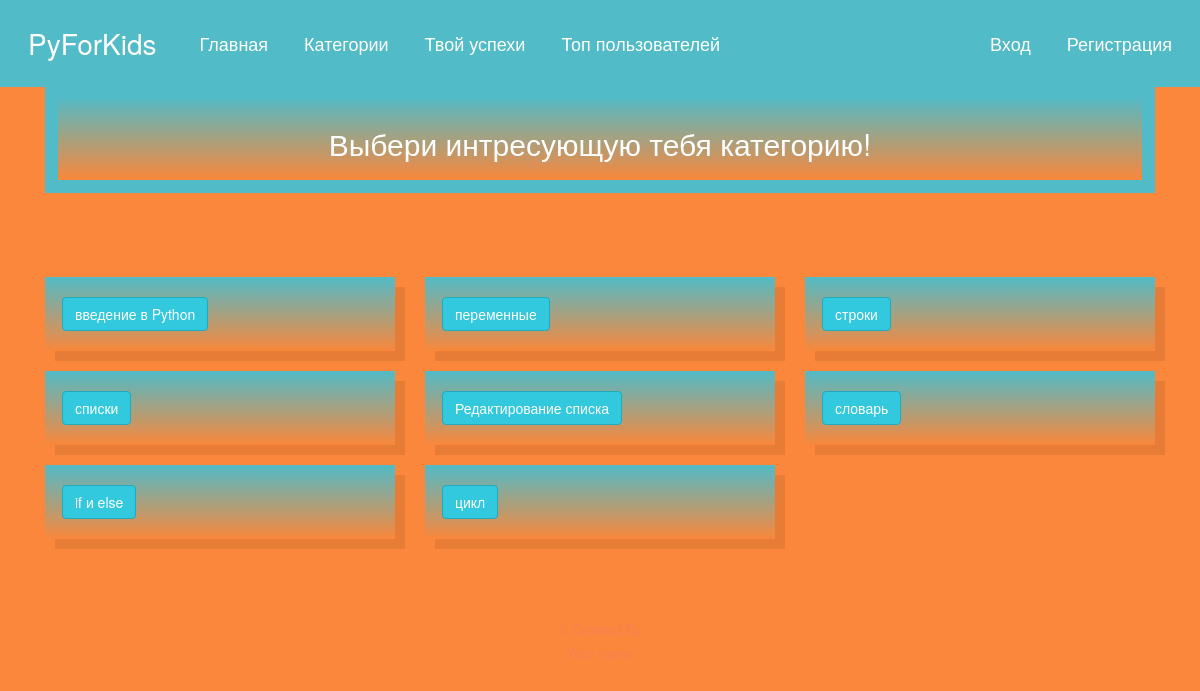
The page /category/ on the database its author committed.
### quiz/models.py (models this page shows, shortened)
@python_2_unicode_compatible
class Category(models.Model):
    category = models.CharField(
        verbose_name=_("Category"),
        max_length=250, blank=True,
        unique=True, null=True)
    objects = CategoryManager()
    class Meta:
        verbose_name = _("Category")
        verbose_name_plural = _("Categories")

### quiz/views.py (the view)
class CategoriesListView(ListView):
    model = Category

### quiz/templates/quiz/category_list.html (shortened to what this page needs)
{% extends 'base.html' %}
{% load i18n %}
{% block content %}
<div class="container ">
    <div class="row">
        <div class="col-md-12">
            <div class="col-sm-16 mid-text skel">
                 <h2>Выбери интресующую тебя категорию!</h2>
		    </div>
        </div>
    </div>
</div>
<div class="ui-297">
    <div class="container ">
        <div class="row">
             {% for cat in category_list %}
            <div class="col-md-4">
                <div class="bg-orange white box-shadow">
                    <h4 class="white">
                    <a href="{% url 'quiz_category_list_matching' category_name=cat.category %}" class="btn btn-lblue">
                  {{ cat.category }}
                    </a></h4>
                </div>
                <br />
            </div>
             {% endfor %}
        </div>
    </div>
</div>
{% endblock %}

### quiz/static/css/main_quizz.css (style rules this page uses)
body { color: black; font-size: 13px; line-height: 23px; background: #fa873b !important; font-family: 'Open Sans', sans-serif; -webkit-font-smoothing: antialiased; }
.container { margin-top: 7%; !important; }
html, body { height: 100%; }
.mid-text { font-size: 18px !important; text-align:center; color: white; }
.skel { border: 13px solid #51bbc7; padding: 10px; background: linear-gradient(0deg, #fa873b, #51bbc7) !important; }

### quiz/static/css/style-12.css (style rules this page uses)
body { color: #666666; font-size: 13px; line-height: 23px; background: #fff; font-family: 'Open Sans', sans-serif; -webkit-font-smoothing: antialiased; }
h1, h2, h3, h4 { color: #666; font-family: 'Open Sans', sans-serif; font-weight: 600; margin: 2px 0px; padding: 0px; }
h2 { font-size: 25px; line-height: 40px; }
h4 { font-size: 18px; line-height: 33px; }
a { text-decoration: none; color: #777; }
.bg-orange { background-color: #f78153 !important; }
.btn.btn-lblue { color: #ffffff; background: #32c8de; border: 1px solid #1faabe; }
body { background:#f4f8fd; }

### quiz/static/css/style-297.css (style rules this page uses)
body { color: #666666; font-size: 13px; line-height: 23px; background: #fff; font-family: 'Open Sans', sans-serif; -webkit-font-smoothing: antialiased; }
h1, h2, h3, h4, h5, h6 { color: #666; font-family: 'Open Sans', sans-serif; font-weight: 600; margin: 2px 0px; padding: 0px; }
h2 { font-size: 25px; line-height: 40px; }
h4 { font-size: 18px; line-height: 33px; }
a { text-decoration: none; color: #777; }
.white { color: #ffffff !important; }
.bg-orange { background: linear-gradient(0deg, #fa873b, #51bbc7) !important; }
.btn { border-radius: 2px; position: relative; }
.btn.btn-lblue { color: #ffffff; background: #32c8de; border: 1px solid #1faabe; }
.ui-297 { margin:50px 0px; }
.box-shadow { padding:10px 17px; box-shadow:10px 10px 0px 0px rgba(0,0,0,0.08); }

### quiz/static/css/style-56.css (style rules this page uses)
body { color: #666666; font-size: 13px; line-height: 23px; background: #fff; font-family: 'Open Sans', sans-serif; -webkit-font-smoothing: antialiased; }
h1, h2, h3, h4, h5, h6 { color: #666; font-family: 'Open Sans', sans-serif; font-weight: 600; margin: 2px 0px; padding: 0px; }
h2 { font-size: 25px; line-height: 40px; }
h4 { font-size: 18px; line-height: 33px; }
a { text-decoration: none; color: #777; }
.white { color: #ffffff !important; }
.bg-orange { background-color: #f78153 !important; }
.btn { border-radius: 2px; position: relative; }
.btn.btn-lblue { color: #ffffff; background: #32c8de; border: 1px solid #1faabe; }

### rows shown on the page
Category: category "введение в Python"
Category: category "переменные"
Category: category "строки"
Category: category "списки"
Category: category "Редактирование списка"
Category: category "словарь"
Category: category "if и else"
Category: category "цикл"
